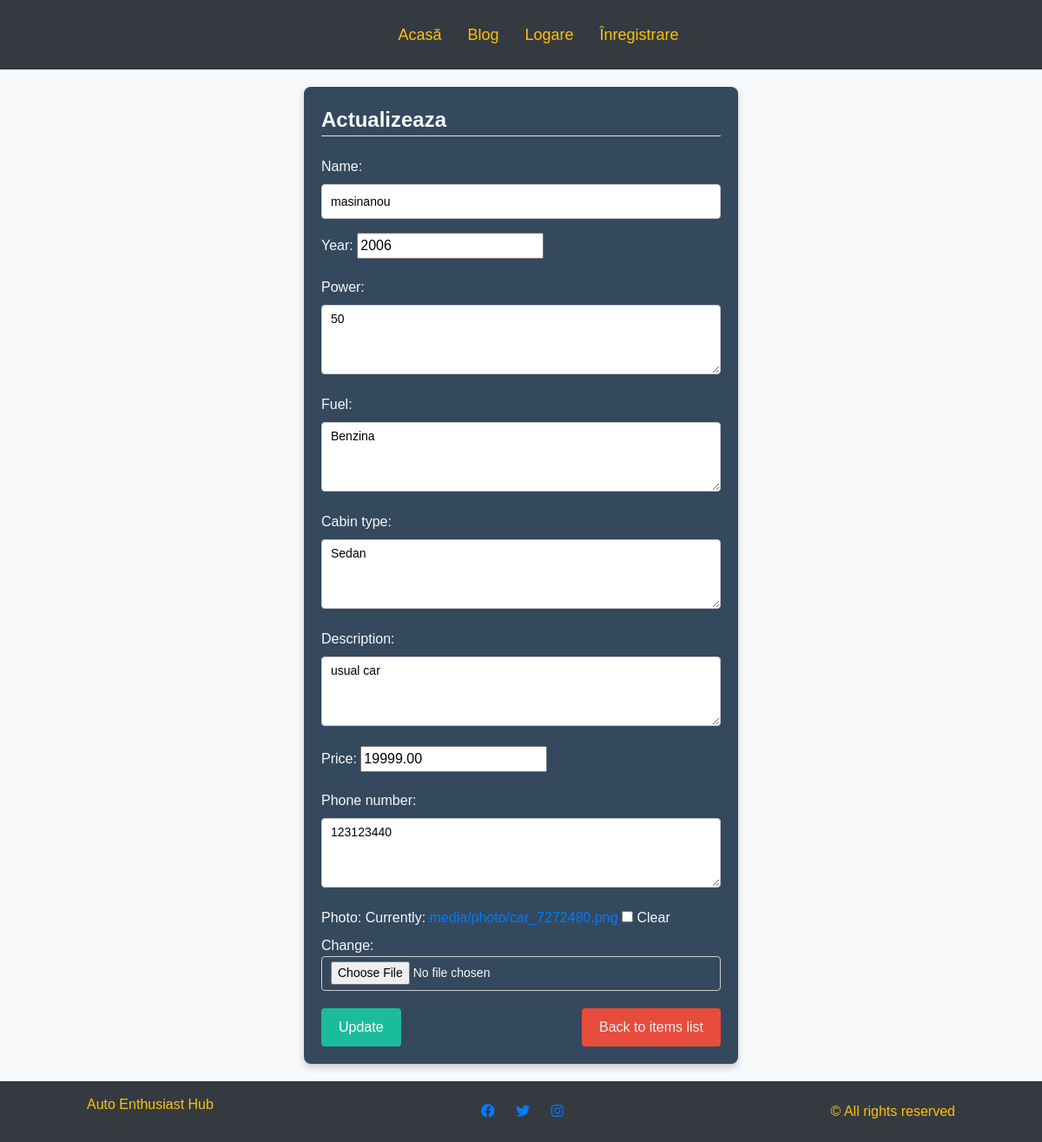
The app's page /shop/item/45/update/ with its own data.
### shop/models.py (models this page shows, shortened)
class Item(models.Model):
    name = models.CharField(max_length=255)
    description = models.TextField()
    price = models.DecimalField(max_digits=10, decimal_places=2)
    owner = models.ForeignKey(User, on_delete=models.CASCADE, related_name='items')
    year = models.IntegerField( default='0')
    power = models.TextField(max_length=50, default='50')
    fuel = models.TextField(max_length=50,default='Benzina')
    cabin_type = models.TextField(max_length=50, default='Sedan')
    phone_number = models.TextField(max_length=15, default = '0')
    photo = models.ImageField(upload_to='media/photo/', blank=True, null=True)

### shop/views.py (the view)
# urls.py: path('item/<int:pk>/update/', views.item_update, name='item_update'),
def item_update(request, pk):
    item = get_object_or_404(Item, pk=pk)
    if request.method == 'POST':
        form = ItemForm(request.POST, request.FILES, instance=item)
        if form.is_valid():
            form.save()
            return redirect('shop:item_list')
    else:
        form = ItemForm(instance=item)
    return render(request, 'shop/item_update.html', {'form': form})

### shop/forms.py
class ItemForm(forms.ModelForm):
    class Meta:
        model = Item
        fields = ['name', 'year', 'power', 'fuel', 'cabin_type', 'description', 'price', 'phone_number', 'photo']

### shop/templates/shop/item_update.html (shortened to what this page needs)
{% extends "main/base.html" %}
{% block content %}
<section class="post-forms">
  <article class="forms-card text-light">
      <form method="post" enctype="multipart/form-data">
          <fieldset class="form-group text-light">
              <legend class="border-bottom mb-2 text-light">Actualizeaza</legend>
          </fieldset>
          {{ form.as_p }}
          <div class="form-actions">
              <button class="form-btn" type="submit">Update</button>
              <a class="back-link" href="{% url 'shop:item_list' %}">Back to items list</a>
          </div>
      </form>
  </article>
</section>
{% endblock %}

### main/static/css/main.css (style rules this page uses)
:root { --primary-color: #E63946; --secondary-color: #2B2D2F; --tertiary-color: #003F5C; --fourth-color: linear-gradient(90deg, #C0C0C0 70%, #ffc107 70%), #E63946;; --fifth-color: #C0C0C0; --sixth-color: #36454F; --seventh-color: #FF6F00; --eight-color: #F5F5F5; }
body, html { box-sizing: border-box; margin: 0; padding: 0; min-height: 100vh; background-image: url("img/background.jpg"); background-size: cover; background-position: center; background-repeat: no-repeat; background-attachment: fixed; }

### main/static/css/buttons.css (style rules this page uses)
body { font-family: "Cyber", sans-serif; }

### main/static/css/forms.css (style rules this page uses)
.form-group { display: flex; flex-direction: column; gap: 15px; }
input[type="text"], input[type="file"], textarea { width: 100%; height: 40px; padding: 5px 10px; font-size: 14px; border: 1px solid #ccc; border-radius: 4px; }
textarea { height: 80px; }
input::placeholder, textarea::placeholder { font-size: 14px; color: #999; }

### main/static/css/post-detail.css (style rules this page uses)
body { font-family: 'Arial', sans-serif; background-color: #f8f9fa; color: #333; margin: 0; }

### main/static/css/blog-home.css (style rules this page uses)
.text-light { color: #adb5bd; }

### main/static/css/profile.css (style rules this page uses)
body { font-family: Arial, sans-serif; margin: 0; padding: 0; }

### main/static/css/profile-update.css (style rules this page uses)
body { font-family: Arial, sans-serif; margin: 0; padding: 0; }
.form-group { margin-bottom: 15px; text-align: left; }

### shop/templates/shop/item_update.html (style rules this page uses)
.post-forms { display: flex; justify-content: center; align-items: center; padding: 20px; background-color: transparent; min-height: 100vh; }
.forms-card { background-color: #34495e; padding: 20px; border-radius: 8px; box-shadow: 0 4px 8px rgba(0, 0, 0, 0.2); max-width: 500px; width: 100%; }
.form-group { border: none; padding: 0; }
legend { font-size: 24px; font-weight: bold; color: #ecf0f1; }
.form-actions { display: flex; justify-content: space-between; align-items: center; margin-top: 20px; }
.form-btn { background-color: #1abc9c; color: white; padding: 10px 20px; border: none; border-radius: 4px; cursor: pointer; font-size: 16px; transition: background-color 0.3s ease; }
.back-link { color: #ecf0f1; text-decoration: none; font-size: 16px; padding: 10px 20px; background-color: #e74c3c; border-radius: 4px; transition: background-color 0.3s ease; }

### records on screen
Item: name "masinanou", year "2006", power "50", fuel "Benzina", cabin_type "Sedan", description "usual car", price "19999.00", phone_number "123123440"
